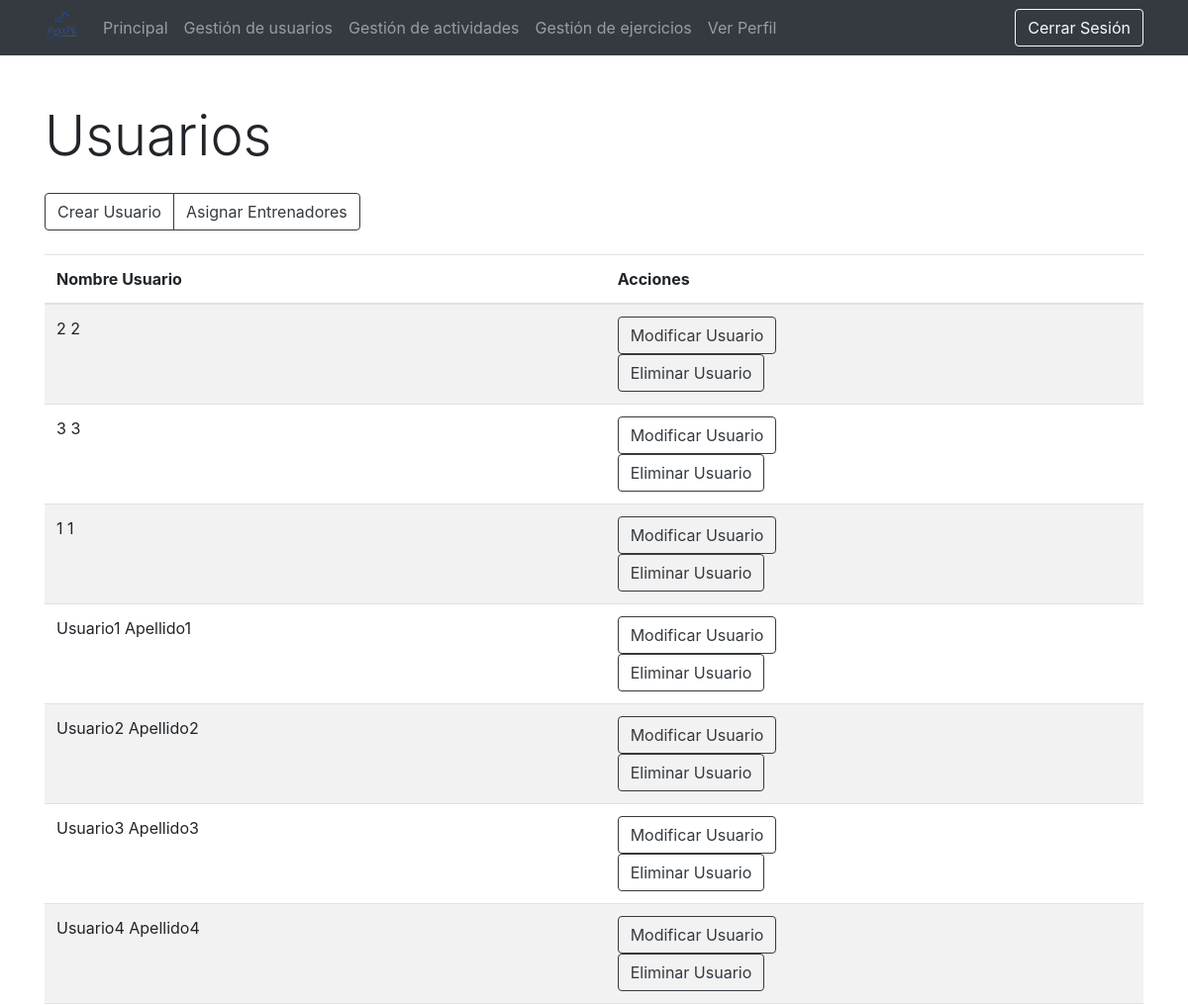
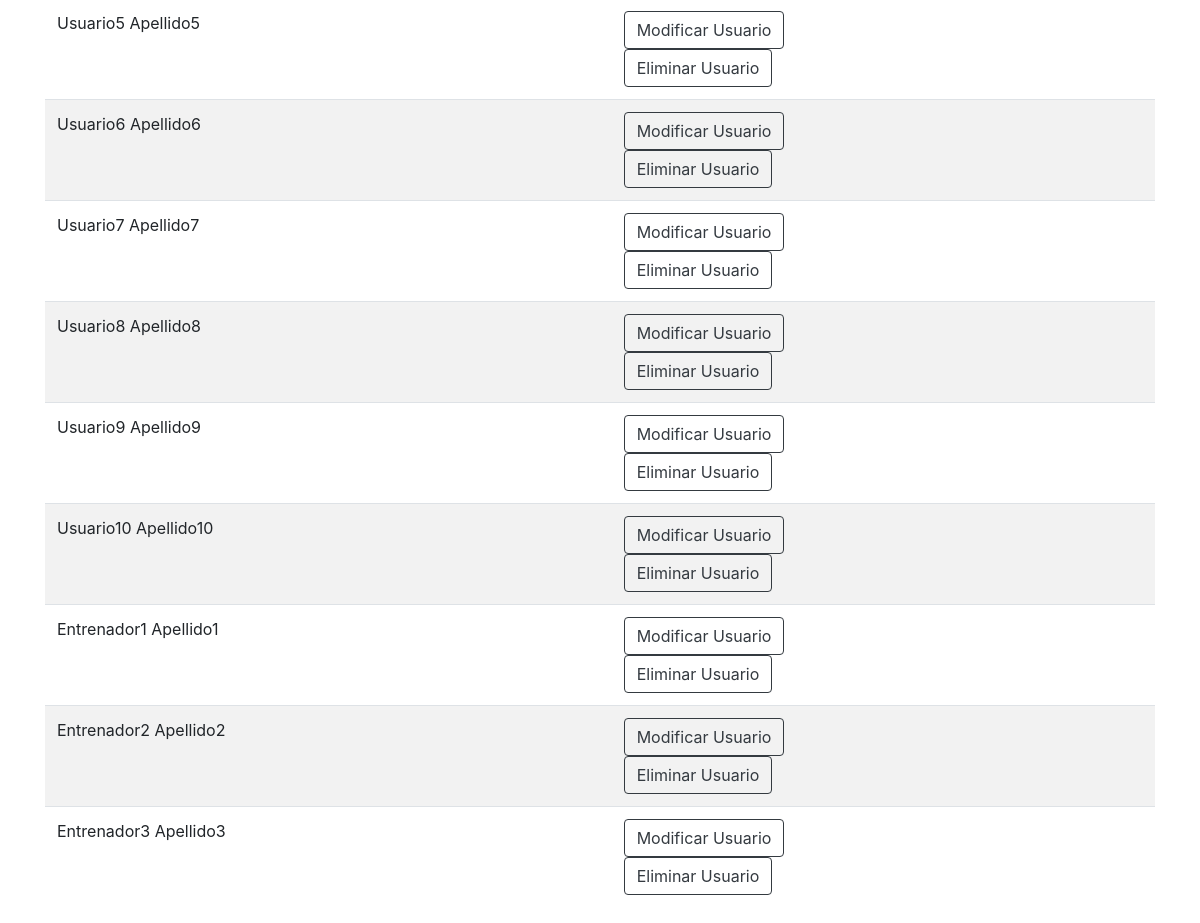
Page /vistas/gestionarUsuarios.php (signed in) on the committed database (2 pictures, top to bottom).
### tables this page shows
CREATE TABLE IF NOT EXISTS `usuario` (
  `ID` int(11) NOT NULL AUTO_INCREMENT,
  `DNI` varchar(9) NOT NULL,
  `nombre` varchar(45) NOT NULL,
  `apellidos` varchar(45) NOT NULL,
  `email` varchar(45) DEFAULT NULL,
  `password` varchar(50) NOT NULL,
  `tipo` varchar(20) NOT NULL,
  PRIMARY KEY (`ID`) USING BTREE
);

### modelos/m_gestionarUsuarios.php (called while the page is built, shortened)
<?php
class m_gestionarUsuarios
{
  public function getUsuarios()
  {
    $bd = conexion_BD();
    $sql = "SELECT * FROM usuario";
    $result = mysqli_query($bd, $sql);
    return $result;
  }
}
?>

### controladores/controlador_usuario.php (called while the page is built, shortened)
<?php
require_once '../modelos/m_gestionarUsuarios.php';
class controlador_usuario
{
  public static function getUsuarios()
  {
    $m_gestionarUsuarios = new m_gestionarUsuarios();
    return $m_gestionarUsuarios->getUsuarios();
  }
}

### vistas/gestionarUsuarios.php (the view, shortened to what this page needs)
<?php
require 'head.php';
require_once '../controladores/controlador_usuario.php';
$result = controlador_usuario::getUsuarios();
if (isset($_SESSION['userID']) && $_SESSION['connected'] == true && $_SESSION['userType'] == 'Administrador') {
?>
<!DOCTYPE html>
<html lang="es">
<head>
    <?php require 'head.php'; ?>
</head>
<body>
    <?php require 'header_admin.php' ?>
    <div class="container">
        <h1 class="display-4 mt-5 mb-4">Usuarios</h1>
        <div class="row">
            <div class="col-md-4">
                <div class="btn-group" role="group">
                    <a href="altaUsuario.php" class="btn btn-outline-dark">Crear Usuario</a>
                    <a href="asignarEntrenadores.php" class="btn btn-outline-dark">Asignar Entrenadores</a>
                </div>
            </div>
        </div>
        <div class="table-responsive mt-4">
            <table class="table table-striped">
                <thead>
                    <tr>
                        <th>Nombre Usuario</th>
                        <th>Acciones</th>
                    </tr>
                </thead>
                <tbody>
                    <?php foreach ($result as $reg) : ?>
                        <tr>
                            <td><?php echo $reg['nombre'] . ' ' . $reg['apellidos']; ?></td>
                            <td>
                                <a href="modificarUsuario.php?id=<?php echo $reg['DNI']; ?>" class="btn btn-outline-dark">
                                    <span class="glyphicon glyphicon-floppy-open" aria-hidden="true"></span> Modificar Usuario
                                </a>
                                <form action="../controladores/controlador_usuario.php?var=1#" method="post">
                                    <button type="submit" class="btn btn-outline-dark">
                                        <span class="glyphicon glyphicon-floppy-remove" aria-hidden="true"></span> Eliminar Usuario
                                    </button>
                                </form>
                            </td>
                        </tr>
                    <?php endforeach; ?>
                </tbody>
            </table>
        </div>
    </div>
</body>
</html>
<?php
}
?>

### rows in the picture
usuario: nombre "2", apellidos "2"
usuario: nombre "3", apellidos "3"
usuario: nombre "1", apellidos "1"
usuario: nombre "Usuario1", apellidos "Apellido1"
usuario: nombre "Usuario2", apellidos "Apellido2"
usuario: nombre "Usuario3", apellidos "Apellido3"
usuario: nombre "Usuario4", apellidos "Apellido4"
usuario: nombre "Usuario5", apellidos "Apellido5"
usuario: nombre "Usuario6", apellidos "Apellido6"
usuario: nombre "Usuario7", apellidos "Apellido7"
usuario: nombre "Usuario8", apellidos "Apellido8"
usuario: nombre "Usuario9", apellidos "Apellido9"
usuario: nombre "Usuario10", apellidos "Apellido10"
usuario: nombre "Entrenador1", apellidos "Apellido1"
usuario: nombre "Entrenador2", apellidos "Apellido2"
usuario: nombre "Entrenador3", apellidos "Apellido3"
